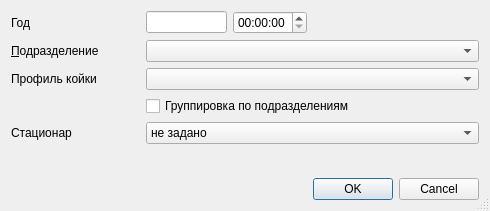
<?xml version="1.0" encoding="UTF-8"?>
<ui version="4.0">
 <class>StationaryF016SetupDialog</class>
 <widget class="QDialog" name="StationaryF016SetupDialog">
  <property name="windowModality">
   <enum>Qt::ApplicationModal</enum>
  </property>
  <property name="geometry">
   <rect>
    <x>0</x>
    <y>0</y>
    <width>490</width>
    <height>211</height>
   </rect>
  </property>
  <property name="windowTitle">
   <string>параметры отчёта</string>
  </property>
  <property name="sizeGripEnabled">
   <bool>true</bool>
  </property>
  <layout class="QGridLayout" name="gridLayout">
   <item row="0" column="0" colspan="2">
    <widget class="QLabel" name="lblYear">
     <property name="text">
      <string>Год</string>
     </property>
    </widget>
   </item>
   <item row="8" column="0" colspan="2">
    <spacer>
     <property name="orientation">
      <enum>Qt::Vertical</enum>
     </property>
     <property name="sizeHint" stdset="0">
      <size>
       <width>129</width>
       <height>20</height>
      </size>
     </property>
    </spacer>
   </item>
   <item row="3" column="0" colspan="2">
    <widget class="QLabel" name="lblHospitalBedProfile">
     <property name="text">
      <string>Профиль койки</string>
     </property>
    </widget>
   </item>
   <item row="2" column="0" colspan="2">
    <widget class="QLabel" name="lblOrgStructure">
     <property name="text">
      <string>&amp;Подразделение</string>
     </property>
     <property name="buddy">
      <cstring>cmbOrgStructure</cstring>
     </property>
    </widget>
   </item>
   <item row="0" column="4">
    <spacer name="horizontalSpacer_2">
     <property name="orientation">
      <enum>Qt::Horizontal</enum>
     </property>
     <property name="sizeHint" stdset="0">
      <size>
       <width>169</width>
       <height>20</height>
      </size>
     </property>
    </spacer>
   </item>
   <item row="0" column="3">
    <widget class="QTimeEdit" name="edtTimeEdit"/>
   </item>
   <item row="2" column="2" colspan="3">
    <widget class="COrgStructureComboBox" name="cmbOrgStructure"/>
   </item>
   <item row="3" column="2" colspan="3">
    <widget class="CRBComboBox" name="cmbHospitalBedProfile"/>
   </item>
   <item row="5" column="2" colspan="3">
    <widget class="QCheckBox" name="chkIsGroupingOS">
     <property name="text">
      <string>Группировка по подразделениям</string>
     </property>
    </widget>
   </item>
   <item row="6" column="2" colspan="3">
    <widget class="QComboBox" name="cmbIsTypeOS">
     <item>
      <property name="text">
       <string>не задано</string>
      </property>
     </item>
     <item>
      <property name="text">
       <string>круглосуточный</string>
      </property>
     </item>
     <item>
      <property name="text">
       <string>дневной</string>
      </property>
     </item>
    </widget>
   </item>
   <item row="6" column="0" colspan="2">
    <widget class="QLabel" name="lblISTypeOS">
     <property name="text">
      <string>Стационар</string>
     </property>
    </widget>
   </item>
   <item row="9" column="4">
    <widget class="QDialogButtonBox" name="buttonBox">
     <property name="orientation">
      <enum>Qt::Horizontal</enum>
     </property>
     <property name="standardButtons">
      <set>QDialogButtonBox::Cancel|QDialogButtonBox::Ok</set>
     </property>
    </widget>
   </item>
   <item row="0" column="2">
    <widget class="QLineEdit" name="edtYear"/>
   </item>
  </layout>
 </widget>
 <customwidgets>
  <customwidget>
   <class>COrgStructureComboBox</class>
   <extends>QComboBox</extends>
   <header>Orgs/OrgStructComboBoxes.h</header>
  </customwidget>
  <customwidget>
   <class>CRBComboBox</class>
   <extends>QComboBox</extends>
   <header>library/crbcombobox.h</header>
  </customwidget>
 </customwidgets>
 <tabstops>
  <tabstop>edtYear</tabstop>
  <tabstop>edtTimeEdit</tabstop>
  <tabstop>cmbOrgStructure</tabstop>
  <tabstop>cmbHospitalBedProfile</tabstop>
  <tabstop>chkIsGroupingOS</tabstop>
  <tabstop>cmbIsTypeOS</tabstop>
  <tabstop>buttonBox</tabstop>
 </tabstops>
 <resources/>
 <connections>
  <connection>
   <sender>buttonBox</sender>
   <signal>accepted()</signal>
   <receiver>StationaryF016SetupDialog</receiver>
   <slot>accept()</slot>
   <hints>
    <hint type="sourcelabel">
     <x>112</x>
     <y>177</y>
    </hint>
    <hint type="destinationlabel">
     <x>102</x>
     <y>90</y>
    </hint>
   </hints>
  </connection>
  <connection>
   <sender>buttonBox</sender>
   <signal>rejected()</signal>
   <receiver>StationaryF016SetupDialog</receiver>
   <slot>reject()</slot>
   <hints>
    <hint type="sourcelabel">
     <x>225</x>
     <y>177</y>
    </hint>
    <hint type="destinationlabel">
     <x>236</x>
     <y>76</y>
    </hint>
   </hints>
  </connection>
 </connections>
</ui>
